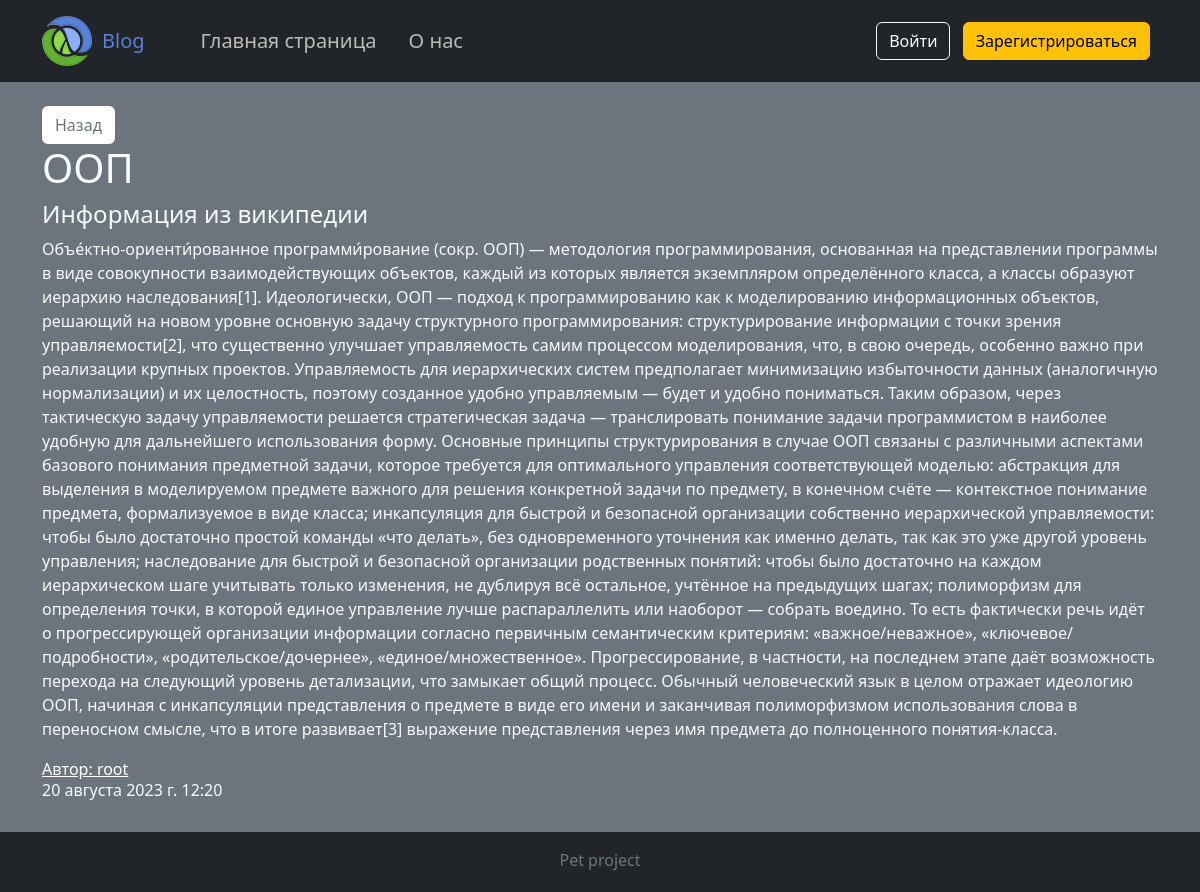
The page /oop/ on the database its author committed.
### articles/models.py (models this page shows, shortened)
class Articles(models.Model):
    user = models.ForeignKey(settings.AUTH_USER_MODEL, on_delete=models.CASCADE, null=True, verbose_name="User's username")
    slug = models.SlugField(max_length=255, unique=True, db_index=True, verbose_name="URL")
    title = models.CharField(max_length=255, verbose_name="Title")
    description = models.TextField(blank=True, verbose_name="Description")
    content = models.TextField(verbose_name="Text")
    time_create = models.DateTimeField(auto_now_add=True, verbose_name="Time create")
    time_update = models.DateTimeField(auto_now=True, verbose_name="Time update")
    def __str__(self):
        return self.title
    class Meta:
        verbose_name = 'Статья'
        verbose_name_plural = 'Статьи'
        ordering = ['-time_create']

### authenticate/models.py (models this page shows, shortened)
class CustomUser(AbstractUser):
    username = models.CharField(
        max_length=50,
        unique=True,
        help_text='Введи логин',
        validators=[
            RegexValidator(
                regex=r'^[\w-]+$',
                message='Введи корректный логин. Логин может содержать буквы, цифры и символы -, _.'
            )
        ]
    )
    slug = models.SlugField(unique=True, verbose_name='URL')
    def get_absolute_url(self):
        return f"/profile/{self.slug}/"

### articles/views.py (the view)
# urls.py: path('<slug:article_slug>/', ArticleDetailView.as_view(), name='article-detail')
class ArticleDetailView(DataMixin, DetailView):
    model = Articles
    template_name = 'articles/article.html'
    slug_url_kwarg = 'article_slug'
    context_object_name = 'articles'
    def get_context_data(self, **kwargs):
        context = super().get_context_data(**kwargs)
        c_def = self.get_user_context(title=context['articles'])
        return context | c_def
    def get_queryset(self):
        return super().get_queryset().select_related('user')

### articles/utils.py (called while the page is built)
    def get_user_context(self, **kwargs):
        context = kwargs
        user_menu = menu.copy()
        if not self.request.user.is_authenticated:
            user_menu.pop()
        context['menu'] = user_menu
        return context

### articles/templates/articles/article.html
{% extends 'articles/base.html' %}
{% block content %}
<a href="{% url 'home' %}" class="btn text-secondary bg-white">Назад</a>
<h1>{{articles}}</h1>
<h4>{{articles.description}}</h4>
<p>{{articles.content}}</p>
<a href="{{ articles.user.get_absolute_url }}" class="text-white">Автор: {{articles.user}}</a>
<h6>{{articles.time_create}}</h6>
{% endblock content %}

### articles/static/articles/css/style.css (style rules this page uses)
body { background-color: #212529; }

### rows shown on the page
Articles: title "ООП", description "Информация из википедии", content "Объе́ктно-ориенти́рованное программи́рование (сокр. ООП) — методология программирования, основанная на представлении программы в виде совокупности взаимодействующих объектов, каждый из которых является экземпляром определённого класса, а классы образуют иерархию наследования[1]. Идеологически, ООП — подход к программированию как к моделированию информационных объектов, решающий на новом уровне основную задачу структурного программирования: структурирование информации с точки зрения управляемости[2], что существенно улучшает управляемость самим процессом моделирования, что, в свою очередь, особенно важно при реализации крупных проектов. Управляемость для иерархических систем предполагает…", user "root", time_create "20 августа 2023 г. 12:20"

### other values the page prints
{{ m.title }} "Главная страница" "О нас"
